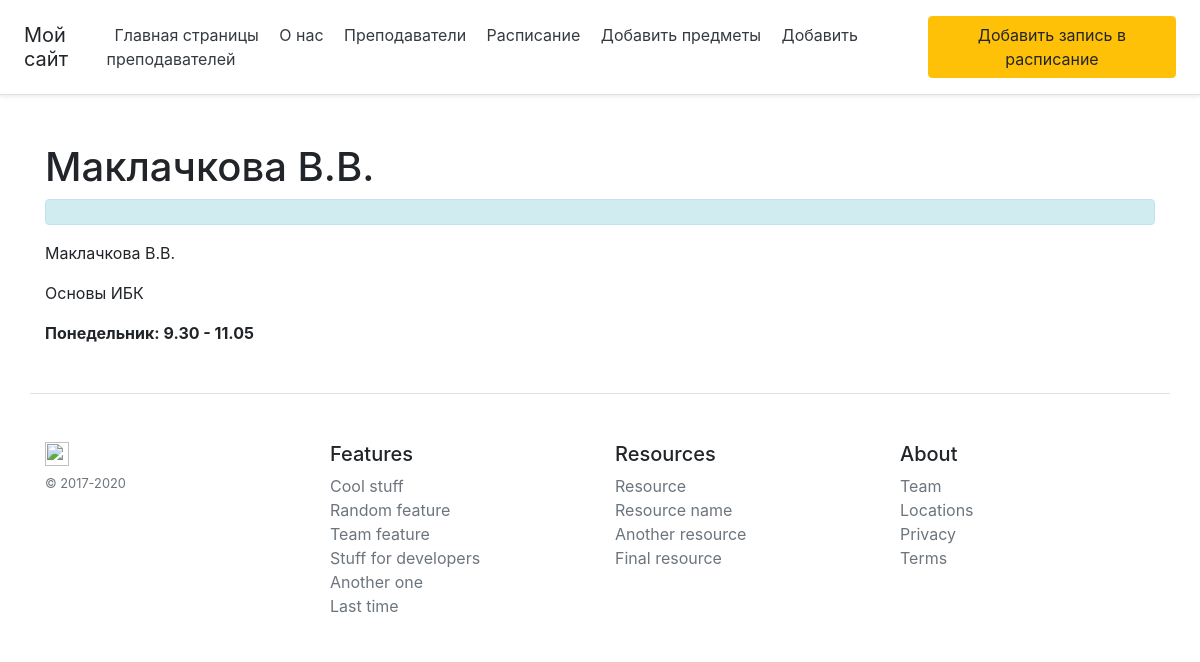
The page /teacher/2 on the database its author committed.
### main.py (models this page shows, shortened)
class Teacher(db.Model):
    id = db.Column(db.Integer, primary_key=True)
    name = db.Column(db.String(50), nullable=False)
    subj = db.Column(db.String(150), nullable=True)
    day = db.Column(db.String(150), nullable=True)
    time = db.Column(db.String(150), nullable=True)
    weektype = db.Column(db.Integer, nullable=False)

### main.py (the view)
@app.route('/teacher/<int:id>')
def teacher_detail(id):
    teacher = Teacher.query.get(id)
    return render_template("teacher_detail.html", teacher=teacher)

### templates/teacher_detail.html (shortened to what this page needs)
{% extends "temp.html" %}
{% block body %}
<div class="container mt-5">
<h1>{{ teacher.name }}</h1>
    <div class="alert alert-info"></div>
    <p>{{ teacher.name }}</p>
    <p>{{ teacher.subj }}</p>
    <p><b>{{ teacher.day }}: {{teacher.time}}</b></p>
</div>
{% endblock %}

### rows shown on the page
Teacher: name "Маклачкова В.В.", subj "Основы ИБК", day "Понедельник", time "9.30 - 11.05"
